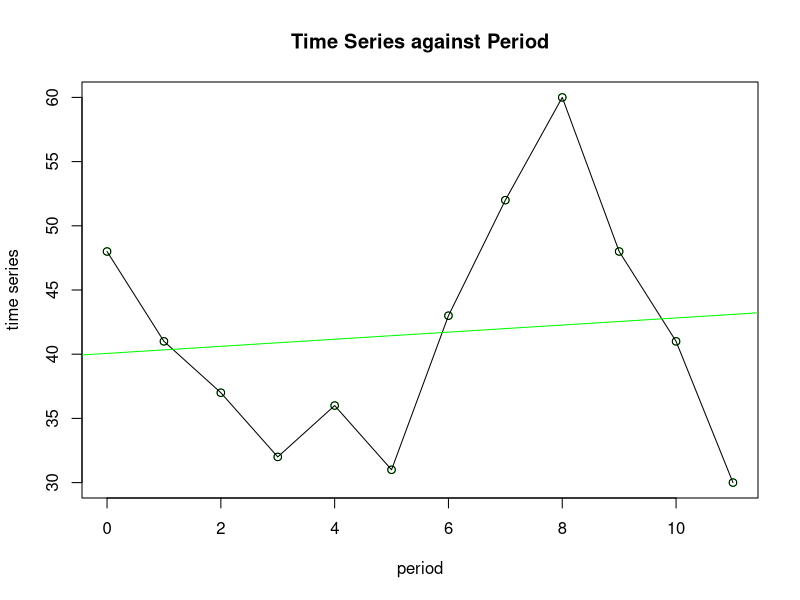
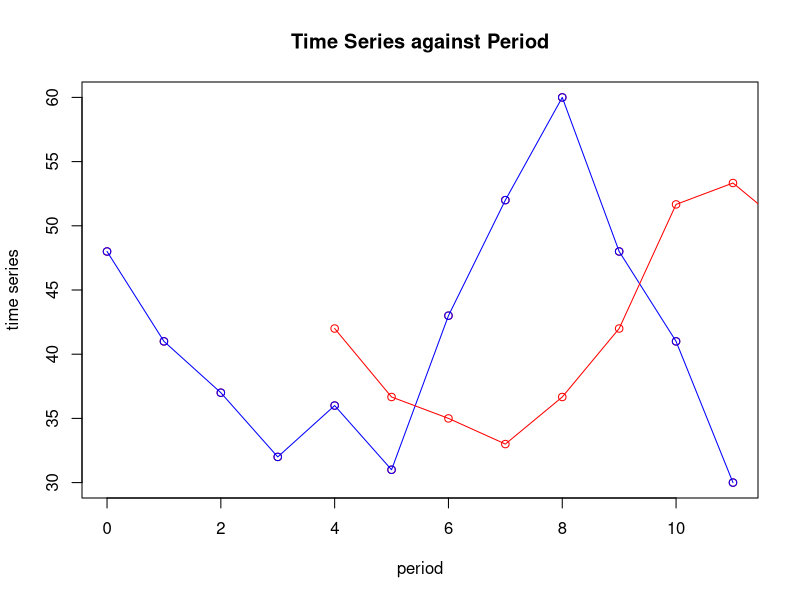
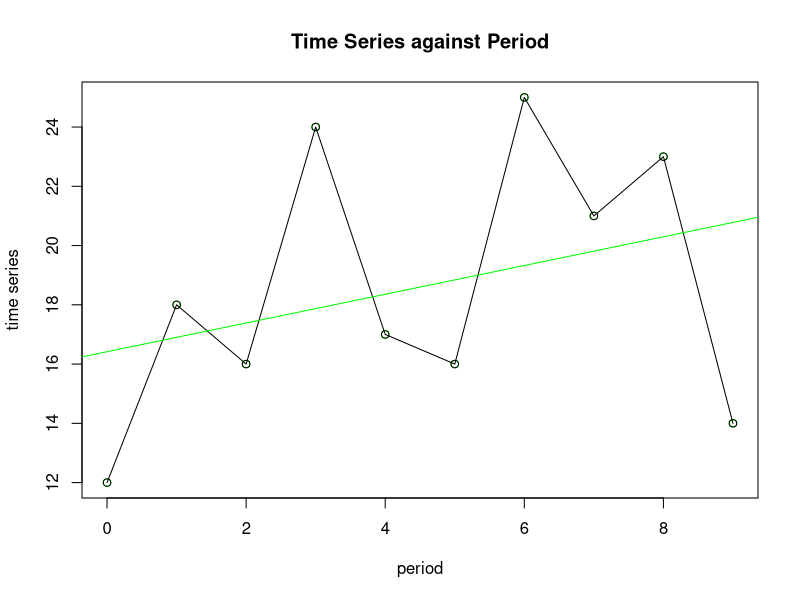
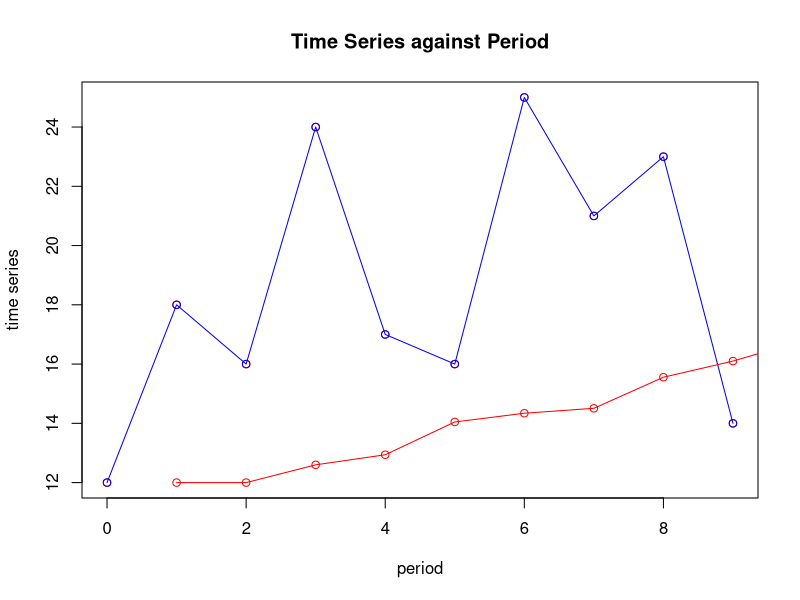
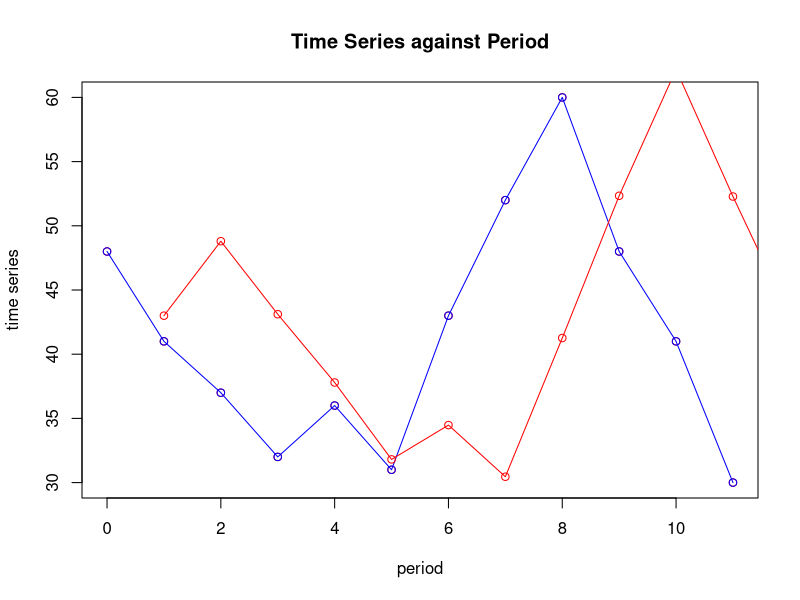
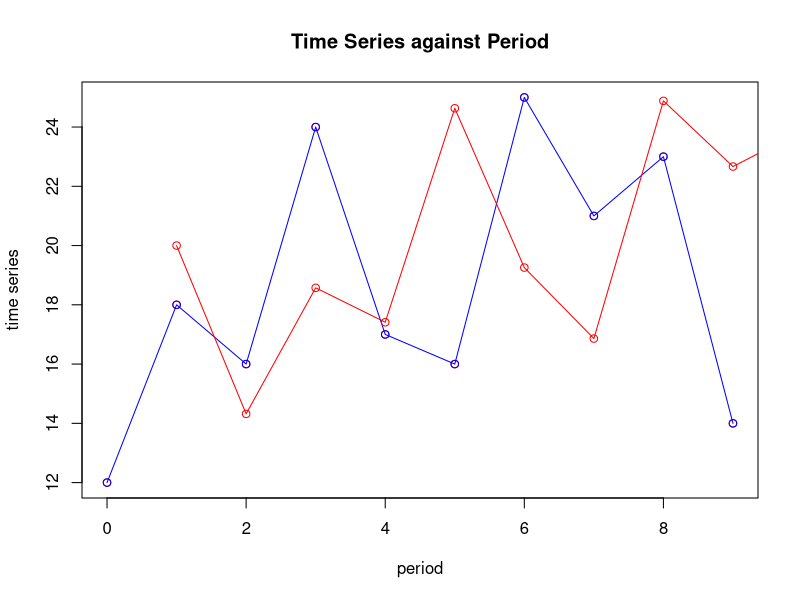

Recreate these plots in R, in order.
## ---- chunk 1
#data processing
data1 <- read.csv("Xr20-01.csv",header = 1)
timeseries1 <- data1$Time.series

#line chart
n <- length(timeseries1)
period1 <- vector("integer",length = n)
for(i in 1:n)
{
  period1[i] <- i-1
}
plot(period1, timeseries1, col = "green", main = "Time Series against Period", xlab = "period", ylab = "time series", xlim=range(period1), ylim=range(timeseries1))
lines(period1, timeseries1, type="o")
abline(lm(timeseries1 ~ period1), col = "green")

## ---- chunk 2
Moving_Average <- function(x, n) {
   k <- length(x)
   y <- vector("double", length = k + 1)
   lb = n + 1
   ub = k + 1
   for(i in lb:ub) {
       sum_x = 0
      lb_mv = i - n
      ub_mv = i - 1
      for(j in lb_mv:ub_mv){
         sum_x <- sum_x + x[j]
         }
      y[i] <- sum_x / n
   }
   return(y)
}
n <- length(timeseries1)
MV_y <- Moving_Average(timeseries1, 3)
MV_y[MV_y == 0] <- NA
plot(period1, timeseries1, col = "red", main = "Time Series against Period", xlab = "period", ylab = "time series")
lines(period1, timeseries1, type="o", col = "blue")
lines(MV_y, type="o", col = "red")
cat("####3-period moving averages results####","\n")
print(MV_y)
## ---- chunk 3
#data processing
data2 <- read.csv("Xr20-07.csv",header = 1)
timeseries2 <- data2$Time.series

#line chart
n <- length(timeseries2)
period2 <- vector("integer",length = n)
for(i in 1:n)
{
  period2[i] <- i-1
}
plot(period2, timeseries2, col = "green", main = "Time Series against Period", xlab = "period", ylab = "time series", xlim=range(period2), ylim=range(timeseries2))
lines(period2, timeseries2, type="o")
abline(lm(timeseries2 ~ period2), col = "green")
## ---- chunk 4
n <- length(timeseries2)
Exponential_Smoothing <- function(x, a) {
   k <- length(x)
   y <- vector("double", length = k + 1)
   y[1] = x[1]
   ub_es = k+1
   for(i in 2:ub_es) {
      j <- i - 1
      y[i] <- a * x[j] + (1-a) * y[j]
   }
   return(y)
}

ES_y <- Exponential_Smoothing(timeseries2, 0.1)
ES_y[ES_y == 0] <- NA
plot(period2, timeseries2, col = "red", main = "Time Series against Period", xlab = "period", ylab = "time series")
lines(period2, timeseries2, type="o", col = "blue")
lines(ES_y, type="o", col = "red")

cat("####exponential smoothing####","\n")
print(ES_y)
## ---- chunk 5
Exponential_Smoothing_with_Trend <- function(x, a, b, f, l) {
   k <- length(x)
   y <- vector("double", length = k + 1)
   LT <- vector("double", length = k + 1)
   ET <- vector("double", length = k + 1)
   y[1] <- f + l
   LT[1] <- a * (x[1] - f) + (1-a) * (y[1] - f)
   ET[1] <- b * LT[1] + (1-b) * l
   ub_es = k + 1
   for(i in 2:k) {
      j <- i - 1
      y[i] <- a * x[j] + (1-a) * y[j] + ET[j]
      LT[i] <- a * (x[i] - x[j]) + (1-a) * (y[i] - y[j])
      ET[i] <- b * LT[i] + (1-b) * ET[j]
   }
   y[ub_es] <- a * x[k] + (1-a) * y[k] + ET[k]
   return(y)
}
n <- length(timeseries1)
EST_y <- Exponential_Smoothing_with_Trend(timeseries1, 0.8, 0.2, 42, 1)
EST_y[EST_y == 0] <- NA

plot(period1, timeseries1, col = "red", main = "Time Series against Period", xlab = "period", ylab = "time series")
lines(period1, timeseries1, type="o", col = "blue")
lines(EST_y, type="o", col = "red")
cat("# # # # The Exponential Smoothing with Trend results # # # ","\n")
print(EST_y)

## ---- chunk 6
n <- length(timeseries2)
EST_y <- Exponential_Smoothing_with_Trend(timeseries2, 0.8, 0.2, 18, 2)
EST_y[EST_y == 0] <- NA

plot(period2, timeseries2, col = "red", main = "Time Series against Period", xlab = "period", ylab = "time series")
lines(period2, timeseries2, type="o", col = "blue")
lines(EST_y, type="o", col = "red")
cat("# # # # The Exponential Smoothing with Trend results # # # ","\n")
print(EST_y)
## ---- chunk 7
Mean_Absolute_Deviation <- function(x, y, s) {
   k <- length(x)
   Sum_E <- 0
   for(i in s:k) {
      Sum_E <- Sum_E + abs(x[i] - y[i])
   }
   MAD <- Sum_E / (k - s + 1)
   return(MAD)
}
Mean_Square_Error <- function(x, y, s) {
   k <- length(x)
   Sum_E <- 0
   for(i in s:k) {
      Sum_E <- Sum_E + (x[i] - y[i])^2
   }
   MSE <- Sum_E / (k - s + 1)
   return(MSE)
}
Mean_Absolute_Percentage_Error <- function(x, y, s) {
   k <- length(x)
   Sum_E <- 0
   for(i in s:k) {
      if(x[i] != 0) {
         Sum_E <- Sum_E + abs(x[i] - y[i])/x[i]
      } else {
         Sum_E <- Sum_E + abs(x[i] - y[i])/mean(x)
         }	
     }
   MAPE <- Sum_E / (k - s + 1) * 100
   return(MAPE)
}
###
MV_y <- Moving_Average(timeseries1, 3)
ES_y <- Exponential_Smoothing(timeseries1, 0.8)
EST_y <- Exponential_Smoothing_with_Trend(timeseries1, 0.8, 0.2, 42, 1)
###
MV_MAD <- Mean_Absolute_Deviation(timeseries1, MV_y, 4)
MV_MSE <- Mean_Square_Error(timeseries1, MV_y, 4)
MV_MAPE <- Mean_Absolute_Percentage_Error(timeseries1, MV_y, 4)
ES_MAD <- Mean_Absolute_Deviation(timeseries1, ES_y, 4)
ES_MSE <- Mean_Square_Error(timeseries1, ES_y, 4)
ES_MAPE <- Mean_Absolute_Percentage_Error(timeseries1, ES_y, 4)
EST_MAD <- Mean_Absolute_Deviation(timeseries1, EST_y, 4)
EST_MSE <- Mean_Square_Error(timeseries1, EST_y, 4)
EST_MAPE <- Mean_Absolute_Percentage_Error(timeseries1, EST_y, 4)
Error_M <- matrix(nrow = 3, ncol = 3)
colnames(Error_M) = c("3-MA", "ES", "EST")
rownames(Error_M) = c("MAD", "MSE", "MAPE")
Error_M[1,1] <- MV_MAD
Error_M[1,2] <- ES_MAD
Error_M[1,3] <- EST_MAD
Error_M[2,1] <- MV_MSE
Error_M[2,2] <- ES_MSE
Error_M[2,3] <- EST_MSE
Error_M[3,1] <- MV_MAPE
Error_M[3,2] <- ES_MAPE
Error_M[3,3] <- EST_MAPE
cat("     ","\n")
cat("# # # # Error Metrix # # # ","\n")
print(Error_M)
## ---- chunk 8
MV_y <- Moving_Average(timeseries2, 3)
ES_y <- Exponential_Smoothing(timeseries2, 0.8)
EST_y <- Exponential_Smoothing_with_Trend(timeseries2, 0.8, 0.2, 18, 2)
###
MV_MAD <- Mean_Absolute_Deviation(timeseries2, MV_y, 4)
MV_MSE <- Mean_Square_Error(timeseries2, MV_y, 4)
MV_MAPE <- Mean_Absolute_Percentage_Error(timeseries2, MV_y, 4)
ES_MAD <- Mean_Absolute_Deviation(timeseries2, ES_y, 4)
ES_MSE <- Mean_Square_Error(timeseries2, ES_y, 4)
ES_MAPE <- Mean_Absolute_Percentage_Error(timeseries2, ES_y, 4)
EST_MAD <- Mean_Absolute_Deviation(timeseries2, EST_y, 4)
EST_MSE <- Mean_Square_Error(timeseries2, EST_y, 4)
EST_MAPE <- Mean_Absolute_Percentage_Error(timeseries2, EST_y, 4)
Error_M <- matrix(nrow = 3, ncol = 3)
colnames(Error_M) = c("3-MA", "ES", "EST")
rownames(Error_M) = c("MAD", "MSE", "MAPE")
Error_M[1,1] <- MV_MAD
Error_M[1,2] <- ES_MAD
Error_M[1,3] <- EST_MAD
Error_M[2,1] <- MV_MSE
Error_M[2,2] <- ES_MSE
Error_M[2,3] <- EST_MSE
Error_M[3,1] <- MV_MAPE
Error_M[3,2] <- ES_MAPE
Error_M[3,3] <- EST_MAPE
cat("     ","\n")
cat("# # # # Error Metrix # # # ","\n")
print(Error_M)
